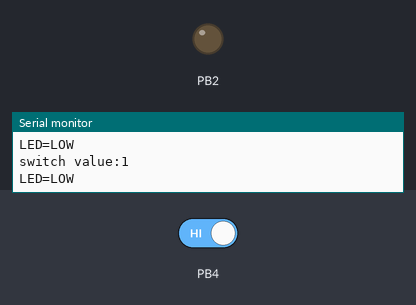
Recording of a sketch running on a simulated ATtiny85, built with avr-gcc and run on an emulated ATtiny85. On the bench: output pins drawn as LEDs (lit = HIGH), the last lines printed to the serial monitor. The inputs (shaded band) are chosen by the test bench; at power-on: PB4 HIGH.

Above: at 1.2 s.
1.3 s: PB4 driven LOW
At 2.2 s:
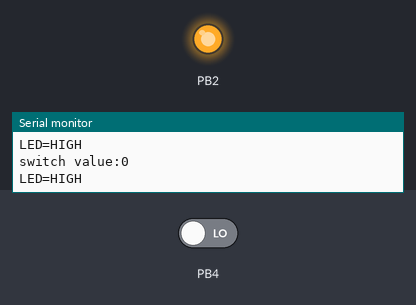
3.0 s: PB4 driven HIGH
At 3.7 s:
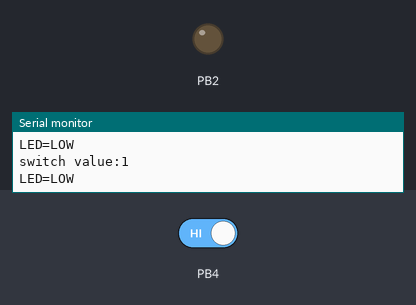
Timing chart, 0 to 6.0 s (numbered marks = the images above; inputs shaded):
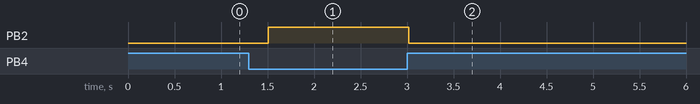

Measured:
- after the input at 1.3 s, PB2: LOW → HIGH after 0.21 s
- after the input at 3.0 s, PB2: HIGH → LOW at once

The sketch:

serial_led_switch.ino
```cpp
void setup() {
  Serial.begin(115200);
  pinMode(2,OUTPUT);
  pinMode(4,INPUT);

}

void loop() {
  if(digitalRead(4)==LOW){
    Serial.print("switch value:");
    Serial.println(digitalRead(4));
    digitalWrite(2,HIGH);
    Serial.println("LED=HIGH");
    delay(500);
 }
  if(digitalRead(4)==HIGH){
    Serial.print("switch value:");
    Serial.println(digitalRead(4));
    Serial.println("LED=LOW");
    digitalWrite(2,LOW);
    delay(500);
 }


}
```
